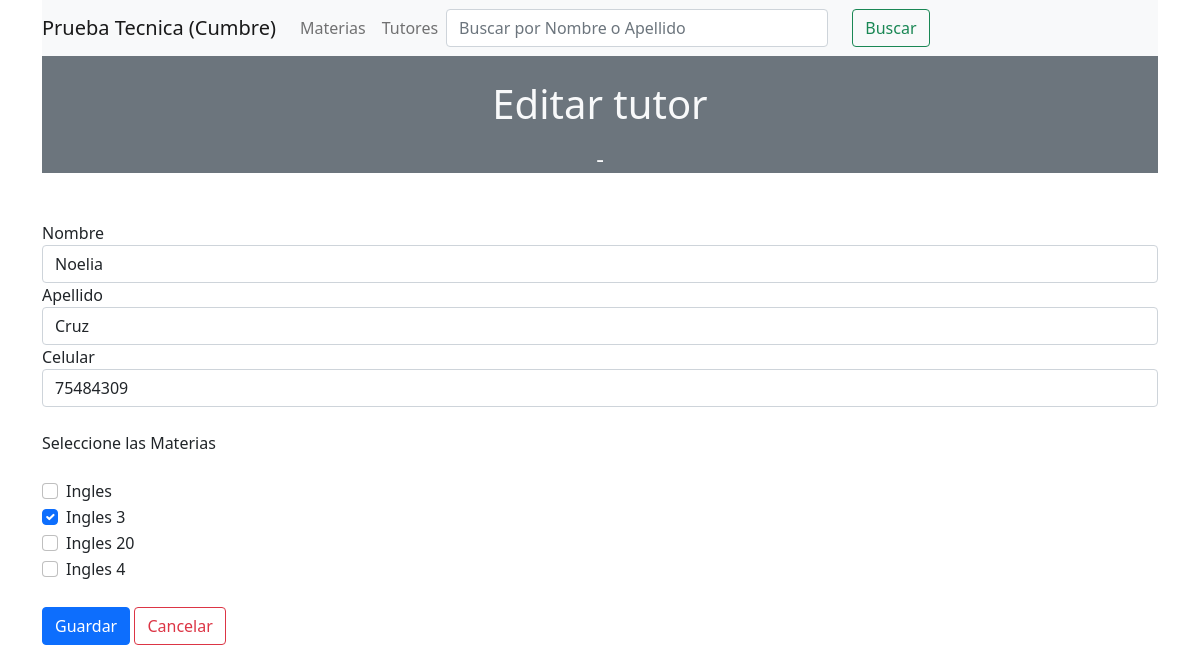
/index.php?controller=TutorController&action=edit&id=6, run on the app's committed database.
### tables this page shows
CREATE TABLE `tutores` (
  `id` int(11) NOT NULL,
  `nombre` varchar(255) NOT NULL,
  `apellido` varchar(255) NOT NULL,
  `celular` bigint(20) NOT NULL
);

CREATE TABLE `materias` (
  `id` int(11) NOT NULL,
  `nombre` varchar(255) NOT NULL
);

### index.php (called while the page is built, shortened)
<?php
require_once 'config/Db.php';
$controller = new $controllerName();
$dataToView["data"] = array();
if (method_exists($controller, $_GET["action"])) {
    $dataToView["data"] = $controller->{$_GET["action"]}();
}
require_once 'views/template/layout.php';

### controllers/TutorController.php (called while the page is built, shortened)
<?php
require_once 'models/Tutor.php';
require_once 'models/Materia.php';
class TutorController
{
    public $tutorObj;
    public $materiaObj;
    public function __construct()
    {
        $this->tutorObj = new Tutor();
        $this->materiaObj = new Materia();
    }
    public function edit($id = null)
    {
        if (isset($_GET["id"])) $id = $_GET["id"];
        return [
            'MateriasxTutor' => $this->tutorObj->getMateriasxTutor($id),
            'Materias' => $this->materiaObj->getMaterias(),
            'Tutor' => $this->tutorObj->getTutorById($id)
        ];
    }
}

### config/Db.php (called while the page is built, shortened)
<?php
class Db
{
    public function __construct()
    {
        $this->host = constant('DB_HOST');
        $this->db = constant('DB');
        $this->user = constant('DB_USER');
        $this->pass = constant('DB_PASS');
        try {
            $this->conection = new PDO('mysql:host=' . $this->host . '; dbname=' . $this->db, $this->user, $this->pass);
        } catch (PDOException $e) {
            echo $e->getMessage();
            exit();
        }
    }
}

### models/Tutor.php (called while the page is built, shortened)
<?php
class Tutor
{
    private $table = "tutores";
    private $conection;
    public function getConection()
    {
        $dbObj = new Db();
        $this->conection = $dbObj->conection;
    }
    public function getTutorById($id)
    {
        $sql = "SELECT * FROM " . $this->table . " WHERE id = ?";
        $stmt = $this->conection->prepare($sql);
        $stmt->execute([$id]);
        return $stmt->fetch();
    }
    public function getMateriasxTutor($tutor_id)
    {
        $sql = "SELECT tutores.nombre as tutor,tutores.id as tutor_id, materias.nombre as materia, materias.id as materia_id
            FROM tutores
            INNER JOIN materias_tutores on tutores.id = materias_tutores.tutor_id
            INNER JOIN materias on materias.id = materias_tutores.materia_id
            WHERE  materias_tutores.tutor_id = ?";
        $stmt = $this->conection->prepare($sql);
        $stmt->execute([$tutor_id]);
        return $stmt->fetchAll();
    }
}

### models/Materia.php (called while the page is built, shortened)
<?php
class Materia
{
    private $table = "materias";
    private $conection;
    public function getConection()
    {
        $dbObj = new Db();
        $this->conection = $dbObj->conection;
    }
    public function getMaterias()
    {
        $sql = "SELECT * FROM " . $this->table;
        $stmt = $this->conection->prepare($sql);
        $stmt->execute();
        return $stmt->fetchAll();
    }
}

### views/tutor/crear.php (the view, shortened to what this page needs)
<?php
$id = $nombre = $apellido = $celular =  "";
$materias = [];
if (isset($dataToView["data"]["Tutor"]["nombre"])) $nombre = $dataToView["data"]["Tutor"]["nombre"];
if (isset($dataToView["data"]["Tutor"]["apellido"])) $apellido = $dataToView["data"]["Tutor"]["apellido"];
if (isset($dataToView["data"]["Tutor"]["celular"])) $celular = $dataToView["data"]["Tutor"]["celular"];
if (isset($dataToView["data"]["MateriasxTutor"])) $materias = $dataToView["data"]["MateriasxTutor"];
?>
<div class="row">
    <form class="form" action="index.php?controller=TutorController&action=save" method="POST">
        <div class="form-group">
            <label>Nombre</label>
            <input class="form-control" type="text" name="nombre" value="<?php echo $nombre; ?>" />
        </div>
        <div class="form-group">
            <label>Apellido</label>
            <input class="form-control" type="text" name="apellido" value="<?php echo $apellido; ?>" />
        </div>
        <div class="form-group">
            <label>Celular</label>
            <input class="form-control" type="number" name="celular" value="<?php echo $celular; ?>" />
        </div>
        <br>
        <div class="form-group">
            <label>Seleccione las Materias</label>
            <br><br>
            <?php
            foreach ($dataToView["data"]["Materias"] as $materia) {
            ?>
                <div class="form-check">
                    <?php
                    $sw = false;
                    foreach ($materias as $mat) {
                        if ($materia["id"] == $mat["materia_id"]) {
                    ?>
                            <input class="form-check-input" name="materias[]" type="checkbox" value="<?php echo $materia['id']; ?>" id="flexCheckDefault" checked>
                    <?php
                            $sw = true;
                        }
                    }
                    ?>
                    <?php
                    if (!$sw) {
                    ?>
                            <input class="form-check-input" name="materias[]" type="checkbox" value="<?php echo $materia['id']; ?>" id="flexCheckDefault" >
                    <?php
                    }
                    ?>
                    <label class="form-check-label" for="flexCheckDefault">
                        <?php echo $materia['nombre']; ?>
                    </label>
                </div>
            <?php
            }
            ?>
        </div>
        <br>
        <input type="submit" value="Guardar" class="btn btn-primary" />
        <a class="btn btn-outline-danger" href="index.php?controller=TutorController&action=listar">Cancelar</a>
    </form>
</div>

### data on the page
tutores: nombre "Noelia", apellido "Cruz", celular "75484309"
materias: nombre "Ingles"
materias: nombre "Ingles 3"
materias: nombre "Ingles 20"
materias: nombre "Ingles 4"

### other printed values
$controller->page_title "Editar tutor"
